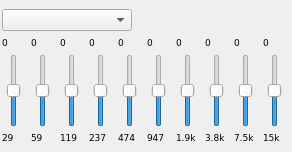
<?xml version="1.0" encoding="UTF-8"?>
<ui version="4.0">
 <class>GUI_Equalizer</class>
 <widget class="QDockWidget" name="GUI_Equalizer">
  <property name="geometry">
   <rect>
    <x>0</x>
    <y>0</y>
    <width>292</width>
    <height>152</height>
   </rect>
  </property>
  <property name="sizePolicy">
   <sizepolicy hsizetype="MinimumExpanding" vsizetype="Minimum">
    <horstretch>0</horstretch>
    <verstretch>0</verstretch>
   </sizepolicy>
  </property>
  <property name="minimumSize">
   <size>
    <width>292</width>
    <height>152</height>
   </size>
  </property>
  <property name="maximumSize">
   <size>
    <width>524287</width>
    <height>152</height>
   </size>
  </property>
  <property name="features">
   <set>QDockWidget::DockWidgetClosable|QDockWidget::DockWidgetVerticalTitleBar</set>
  </property>
  <property name="allowedAreas">
   <set>Qt::AllDockWidgetAreas</set>
  </property>
  <property name="windowTitle">
   <string>Equalizer</string>
  </property>
  <widget class="QWidget" name="dockWidgetContents">
   <property name="sizePolicy">
    <sizepolicy hsizetype="Preferred" vsizetype="Preferred">
     <horstretch>0</horstretch>
     <verstretch>0</verstretch>
    </sizepolicy>
   </property>
   <property name="maximumSize">
    <size>
     <width>16777215</width>
     <height>152</height>
    </size>
   </property>
   <layout class="QGridLayout" name="gridLayout" rowstretch="0,0,0,0,0,0,0,0" columnstretch="0,0,0,0,0,0,0,0,0,0,0" columnminimumwidth="0,0,0,0,0,0,0,0,0,0,0">
    <property name="sizeConstraint">
     <enum>QLayout::SetMaximumSize</enum>
    </property>
    <property name="leftMargin">
     <number>2</number>
    </property>
    <property name="topMargin">
     <number>8</number>
    </property>
    <property name="rightMargin">
     <number>0</number>
    </property>
    <property name="bottomMargin">
     <number>8</number>
    </property>
    <property name="horizontalSpacing">
     <number>0</number>
    </property>
    <property name="verticalSpacing">
     <number>5</number>
    </property>
    <item row="5" column="8">
     <widget class="QLabel" name="label_8">
      <property name="sizePolicy">
       <sizepolicy hsizetype="MinimumExpanding" vsizetype="Preferred">
        <horstretch>0</horstretch>
        <verstretch>0</verstretch>
       </sizepolicy>
      </property>
      <property name="font">
       <font>
        <family>DejaVu Sans</family>
        <pointsize>7</pointsize>
       </font>
      </property>
      <property name="layoutDirection">
       <enum>Qt::LeftToRight</enum>
      </property>
      <property name="text">
       <string>0</string>
      </property>
      <property name="alignment">
       <set>Qt::AlignLeading|Qt::AlignLeft|Qt::AlignVCenter</set>
      </property>
     </widget>
    </item>
    <item row="6" column="3">
     <widget class="QSlider" name="sli_2">
      <property name="sizePolicy">
       <sizepolicy hsizetype="MinimumExpanding" vsizetype="Expanding">
        <horstretch>0</horstretch>
        <verstretch>0</verstretch>
       </sizepolicy>
      </property>
      <property name="minimumSize">
       <size>
        <width>24</width>
        <height>65</height>
       </size>
      </property>
      <property name="maximumSize">
       <size>
        <width>24</width>
        <height>5000</height>
       </size>
      </property>
      <property name="minimum">
       <number>-24</number>
      </property>
      <property name="maximum">
       <number>24</number>
      </property>
      <property name="sliderPosition">
       <number>0</number>
      </property>
      <property name="orientation">
       <enum>Qt::Vertical</enum>
      </property>
      <property name="invertedAppearance">
       <bool>false</bool>
      </property>
     </widget>
    </item>
    <item row="6" column="9">
     <widget class="QSlider" name="sli_8">
      <property name="sizePolicy">
       <sizepolicy hsizetype="MinimumExpanding" vsizetype="Expanding">
        <horstretch>0</horstretch>
        <verstretch>0</verstretch>
       </sizepolicy>
      </property>
      <property name="minimumSize">
       <size>
        <width>24</width>
        <height>65</height>
       </size>
      </property>
      <property name="maximumSize">
       <size>
        <width>24</width>
        <height>5000</height>
       </size>
      </property>
      <property name="minimum">
       <number>-24</number>
      </property>
      <property name="maximum">
       <number>24</number>
      </property>
      <property name="sliderPosition">
       <number>0</number>
      </property>
      <property name="orientation">
       <enum>Qt::Vertical</enum>
      </property>
      <property name="invertedAppearance">
       <bool>false</bool>
      </property>
     </widget>
    </item>
    <item row="5" column="2">
     <widget class="QLabel" name="label_2">
      <property name="sizePolicy">
       <sizepolicy hsizetype="MinimumExpanding" vsizetype="Preferred">
        <horstretch>0</horstretch>
        <verstretch>0</verstretch>
       </sizepolicy>
      </property>
      <property name="font">
       <font>
        <family>DejaVu Sans</family>
        <pointsize>7</pointsize>
       </font>
      </property>
      <property name="layoutDirection">
       <enum>Qt::LeftToRight</enum>
      </property>
      <property name="text">
       <string>0</string>
      </property>
      <property name="alignment">
       <set>Qt::AlignLeading|Qt::AlignLeft|Qt::AlignVCenter</set>
      </property>
     </widget>
    </item>
    <item row="6" column="6">
     <widget class="QSlider" name="sli_5">
      <property name="sizePolicy">
       <sizepolicy hsizetype="MinimumExpanding" vsizetype="Expanding">
        <horstretch>0</horstretch>
        <verstretch>0</verstretch>
       </sizepolicy>
      </property>
      <property name="minimumSize">
       <size>
        <width>24</width>
        <height>65</height>
       </size>
      </property>
      <property name="maximumSize">
       <size>
        <width>24</width>
        <height>5000</height>
       </size>
      </property>
      <property name="minimum">
       <number>-24</number>
      </property>
      <property name="maximum">
       <number>24</number>
      </property>
      <property name="sliderPosition">
       <number>0</number>
      </property>
      <property name="orientation">
       <enum>Qt::Vertical</enum>
      </property>
      <property name="invertedAppearance">
       <bool>false</bool>
      </property>
     </widget>
    </item>
    <item row="5" column="7">
     <widget class="QLabel" name="label_7">
      <property name="sizePolicy">
       <sizepolicy hsizetype="MinimumExpanding" vsizetype="Preferred">
        <horstretch>0</horstretch>
        <verstretch>0</verstretch>
       </sizepolicy>
      </property>
      <property name="font">
       <font>
        <family>DejaVu Sans</family>
        <pointsize>7</pointsize>
       </font>
      </property>
      <property name="layoutDirection">
       <enum>Qt::LeftToRight</enum>
      </property>
      <property name="text">
       <string>0</string>
      </property>
      <property name="alignment">
       <set>Qt::AlignLeading|Qt::AlignLeft|Qt::AlignVCenter</set>
      </property>
     </widget>
    </item>
    <item row="5" column="1">
     <widget class="QLabel" name="label">
      <property name="sizePolicy">
       <sizepolicy hsizetype="MinimumExpanding" vsizetype="Preferred">
        <horstretch>0</horstretch>
        <verstretch>0</verstretch>
       </sizepolicy>
      </property>
      <property name="font">
       <font>
        <family>DejaVu Sans</family>
        <pointsize>7</pointsize>
       </font>
      </property>
      <property name="layoutDirection">
       <enum>Qt::LeftToRight</enum>
      </property>
      <property name="text">
       <string>0</string>
      </property>
      <property name="alignment">
       <set>Qt::AlignLeading|Qt::AlignLeft|Qt::AlignVCenter</set>
      </property>
     </widget>
    </item>
    <item row="5" column="10">
     <widget class="QLabel" name="label_10">
      <property name="sizePolicy">
       <sizepolicy hsizetype="MinimumExpanding" vsizetype="Preferred">
        <horstretch>0</horstretch>
        <verstretch>0</verstretch>
       </sizepolicy>
      </property>
      <property name="font">
       <font>
        <family>DejaVu Sans</family>
        <pointsize>7</pointsize>
       </font>
      </property>
      <property name="layoutDirection">
       <enum>Qt::LeftToRight</enum>
      </property>
      <property name="text">
       <string>0</string>
      </property>
      <property name="alignment">
       <set>Qt::AlignLeading|Qt::AlignLeft|Qt::AlignVCenter</set>
      </property>
     </widget>
    </item>
    <item row="5" column="3">
     <widget class="QLabel" name="label_3">
      <property name="sizePolicy">
       <sizepolicy hsizetype="MinimumExpanding" vsizetype="Preferred">
        <horstretch>0</horstretch>
        <verstretch>0</verstretch>
       </sizepolicy>
      </property>
      <property name="font">
       <font>
        <family>DejaVu Sans</family>
        <pointsize>7</pointsize>
       </font>
      </property>
      <property name="layoutDirection">
       <enum>Qt::LeftToRight</enum>
      </property>
      <property name="text">
       <string>0</string>
      </property>
      <property name="alignment">
       <set>Qt::AlignLeading|Qt::AlignLeft|Qt::AlignVCenter</set>
      </property>
     </widget>
    </item>
    <item row="6" column="7">
     <widget class="QSlider" name="sli_6">
      <property name="sizePolicy">
       <sizepolicy hsizetype="MinimumExpanding" vsizetype="Expanding">
        <horstretch>0</horstretch>
        <verstretch>0</verstretch>
       </sizepolicy>
      </property>
      <property name="minimumSize">
       <size>
        <width>24</width>
        <height>65</height>
       </size>
      </property>
      <property name="maximumSize">
       <size>
        <width>24</width>
        <height>5000</height>
       </size>
      </property>
      <property name="minimum">
       <number>-24</number>
      </property>
      <property name="maximum">
       <number>24</number>
      </property>
      <property name="sliderPosition">
       <number>0</number>
      </property>
      <property name="orientation">
       <enum>Qt::Vertical</enum>
      </property>
      <property name="invertedAppearance">
       <bool>false</bool>
      </property>
     </widget>
    </item>
    <item row="5" column="9">
     <widget class="QLabel" name="label_9">
      <property name="sizePolicy">
       <sizepolicy hsizetype="MinimumExpanding" vsizetype="Preferred">
        <horstretch>0</horstretch>
        <verstretch>0</verstretch>
       </sizepolicy>
      </property>
      <property name="font">
       <font>
        <family>DejaVu Sans</family>
        <pointsize>7</pointsize>
       </font>
      </property>
      <property name="layoutDirection">
       <enum>Qt::LeftToRight</enum>
      </property>
      <property name="text">
       <string>0</string>
      </property>
      <property name="alignment">
       <set>Qt::AlignLeading|Qt::AlignLeft|Qt::AlignVCenter</set>
      </property>
     </widget>
    </item>
    <item row="6" column="5">
     <widget class="QSlider" name="sli_4">
      <property name="sizePolicy">
       <sizepolicy hsizetype="MinimumExpanding" vsizetype="Expanding">
        <horstretch>0</horstretch>
        <verstretch>0</verstretch>
       </sizepolicy>
      </property>
      <property name="minimumSize">
       <size>
        <width>24</width>
        <height>65</height>
       </size>
      </property>
      <property name="maximumSize">
       <size>
        <width>24</width>
        <height>5000</height>
       </size>
      </property>
      <property name="minimum">
       <number>-24</number>
      </property>
      <property name="maximum">
       <number>24</number>
      </property>
      <property name="sliderPosition">
       <number>0</number>
      </property>
      <property name="orientation">
       <enum>Qt::Vertical</enum>
      </property>
      <property name="invertedAppearance">
       <bool>false</bool>
      </property>
     </widget>
    </item>
    <item row="6" column="2">
     <widget class="QSlider" name="sli_1">
      <property name="sizePolicy">
       <sizepolicy hsizetype="MinimumExpanding" vsizetype="Expanding">
        <horstretch>0</horstretch>
        <verstretch>0</verstretch>
       </sizepolicy>
      </property>
      <property name="minimumSize">
       <size>
        <width>24</width>
        <height>65</height>
       </size>
      </property>
      <property name="maximumSize">
       <size>
        <width>24</width>
        <height>5000</height>
       </size>
      </property>
      <property name="minimum">
       <number>-24</number>
      </property>
      <property name="maximum">
       <number>24</number>
      </property>
      <property name="sliderPosition">
       <number>0</number>
      </property>
      <property name="orientation">
       <enum>Qt::Vertical</enum>
      </property>
      <property name="invertedAppearance">
       <bool>false</bool>
      </property>
     </widget>
    </item>
    <item row="5" column="4">
     <widget class="QLabel" name="label_4">
      <property name="sizePolicy">
       <sizepolicy hsizetype="MinimumExpanding" vsizetype="Preferred">
        <horstretch>0</horstretch>
        <verstretch>0</verstretch>
       </sizepolicy>
      </property>
      <property name="font">
       <font>
        <family>DejaVu Sans</family>
        <pointsize>7</pointsize>
       </font>
      </property>
      <property name="layoutDirection">
       <enum>Qt::LeftToRight</enum>
      </property>
      <property name="text">
       <string>0</string>
      </property>
      <property name="alignment">
       <set>Qt::AlignLeading|Qt::AlignLeft|Qt::AlignVCenter</set>
      </property>
     </widget>
    </item>
    <item row="6" column="1">
     <widget class="QSlider" name="sli_0">
      <property name="sizePolicy">
       <sizepolicy hsizetype="Maximum" vsizetype="Expanding">
        <horstretch>0</horstretch>
        <verstretch>0</verstretch>
       </sizepolicy>
      </property>
      <property name="minimumSize">
       <size>
        <width>24</width>
        <height>65</height>
       </size>
      </property>
      <property name="maximumSize">
       <size>
        <width>24</width>
        <height>5000</height>
       </size>
      </property>
      <property name="minimum">
       <number>-24</number>
      </property>
      <property name="maximum">
       <number>24</number>
      </property>
      <property name="sliderPosition">
       <number>0</number>
      </property>
      <property name="orientation">
       <enum>Qt::Vertical</enum>
      </property>
      <property name="invertedAppearance">
       <bool>false</bool>
      </property>
     </widget>
    </item>
    <item row="5" column="5">
     <widget class="QLabel" name="label_5">
      <property name="sizePolicy">
       <sizepolicy hsizetype="MinimumExpanding" vsizetype="Preferred">
        <horstretch>0</horstretch>
        <verstretch>0</verstretch>
       </sizepolicy>
      </property>
      <property name="font">
       <font>
        <family>DejaVu Sans</family>
        <pointsize>7</pointsize>
       </font>
      </property>
      <property name="layoutDirection">
       <enum>Qt::LeftToRight</enum>
      </property>
      <property name="text">
       <string>0</string>
      </property>
      <property name="alignment">
       <set>Qt::AlignLeading|Qt::AlignLeft|Qt::AlignVCenter</set>
      </property>
     </widget>
    </item>
    <item row="6" column="4">
     <widget class="QSlider" name="sli_3">
      <property name="sizePolicy">
       <sizepolicy hsizetype="MinimumExpanding" vsizetype="Expanding">
        <horstretch>0</horstretch>
        <verstretch>0</verstretch>
       </sizepolicy>
      </property>
      <property name="minimumSize">
       <size>
        <width>24</width>
        <height>65</height>
       </size>
      </property>
      <property name="maximumSize">
       <size>
        <width>24</width>
        <height>5000</height>
       </size>
      </property>
      <property name="minimum">
       <number>-24</number>
      </property>
      <property name="maximum">
       <number>24</number>
      </property>
      <property name="sliderPosition">
       <number>0</number>
      </property>
      <property name="orientation">
       <enum>Qt::Vertical</enum>
      </property>
      <property name="invertedAppearance">
       <bool>false</bool>
      </property>
     </widget>
    </item>
    <item row="5" column="6">
     <widget class="QLabel" name="label_6">
      <property name="sizePolicy">
       <sizepolicy hsizetype="MinimumExpanding" vsizetype="Preferred">
        <horstretch>0</horstretch>
        <verstretch>0</verstretch>
       </sizepolicy>
      </property>
      <property name="font">
       <font>
        <family>DejaVu Sans</family>
        <pointsize>7</pointsize>
       </font>
      </property>
      <property name="layoutDirection">
       <enum>Qt::LeftToRight</enum>
      </property>
      <property name="text">
       <string>0</string>
      </property>
      <property name="alignment">
       <set>Qt::AlignLeading|Qt::AlignLeft|Qt::AlignVCenter</set>
      </property>
     </widget>
    </item>
    <item row="0" column="1" colspan="10">
     <layout class="QHBoxLayout" name="horizontalLayout">
      <property name="spacing">
       <number>5</number>
      </property>
      <item>
       <widget class="QComboBox" name="combo_presets">
        <property name="minimumSize">
         <size>
          <width>130</width>
          <height>0</height>
         </size>
        </property>
        <property name="maximumSize">
         <size>
          <width>5000</width>
          <height>16777215</height>
         </size>
        </property>
        <property name="focusPolicy">
         <enum>Qt::NoFocus</enum>
        </property>
       </widget>
      </item>
      <item>
       <spacer name="horizontalSpacer">
        <property name="orientation">
         <enum>Qt::Horizontal</enum>
        </property>
        <property name="sizeHint" stdset="0">
         <size>
          <width>40</width>
          <height>20</height>
         </size>
        </property>
       </spacer>
      </item>
      <item>
       <widget class="QPushButton" name="btn_preset">
        <property name="sizePolicy">
         <sizepolicy hsizetype="Fixed" vsizetype="Fixed">
          <horstretch>0</horstretch>
          <verstretch>0</verstretch>
         </sizepolicy>
        </property>
        <property name="minimumSize">
         <size>
          <width>24</width>
          <height>24</height>
         </size>
        </property>
        <property name="maximumSize">
         <size>
          <width>24</width>
          <height>24</height>
         </size>
        </property>
        <property name="focusPolicy">
         <enum>Qt::NoFocus</enum>
        </property>
        <property name="toolTip">
         <string>Save as custom</string>
        </property>
        <property name="text">
         <string notr="true"/>
        </property>
        <property name="iconSize">
         <size>
          <width>18</width>
          <height>18</height>
         </size>
        </property>
        <property name="flat">
         <bool>true</bool>
        </property>
       </widget>
      </item>
     </layout>
    </item>
    <item row="6" column="10">
     <widget class="QSlider" name="sli_9">
      <property name="sizePolicy">
       <sizepolicy hsizetype="MinimumExpanding" vsizetype="Expanding">
        <horstretch>0</horstretch>
        <verstretch>5</verstretch>
       </sizepolicy>
      </property>
      <property name="minimumSize">
       <size>
        <width>24</width>
        <height>65</height>
       </size>
      </property>
      <property name="maximumSize">
       <size>
        <width>24</width>
        <height>5000</height>
       </size>
      </property>
      <property name="sizeIncrement">
       <size>
        <width>0</width>
        <height>0</height>
       </size>
      </property>
      <property name="layoutDirection">
       <enum>Qt::LeftToRight</enum>
      </property>
      <property name="minimum">
       <number>-24</number>
      </property>
      <property name="maximum">
       <number>24</number>
      </property>
      <property name="sliderPosition">
       <number>0</number>
      </property>
      <property name="orientation">
       <enum>Qt::Vertical</enum>
      </property>
      <property name="invertedAppearance">
       <bool>false</bool>
      </property>
      <property name="tickPosition">
       <enum>QSlider::NoTicks</enum>
      </property>
     </widget>
    </item>
    <item row="6" column="8">
     <widget class="QSlider" name="sli_7">
      <property name="sizePolicy">
       <sizepolicy hsizetype="MinimumExpanding" vsizetype="Expanding">
        <horstretch>0</horstretch>
        <verstretch>0</verstretch>
       </sizepolicy>
      </property>
      <property name="minimumSize">
       <size>
        <width>24</width>
        <height>65</height>
       </size>
      </property>
      <property name="maximumSize">
       <size>
        <width>24</width>
        <height>5000</height>
       </size>
      </property>
      <property name="minimum">
       <number>-24</number>
      </property>
      <property name="maximum">
       <number>24</number>
      </property>
      <property name="sliderPosition">
       <number>0</number>
      </property>
      <property name="orientation">
       <enum>Qt::Vertical</enum>
      </property>
      <property name="invertedAppearance">
       <bool>false</bool>
      </property>
     </widget>
    </item>
    <item row="7" column="1">
     <widget class="QLabel" name="label_11">
      <property name="sizePolicy">
       <sizepolicy hsizetype="MinimumExpanding" vsizetype="Preferred">
        <horstretch>0</horstretch>
        <verstretch>0</verstretch>
       </sizepolicy>
      </property>
      <property name="font">
       <font>
        <family>DejaVu Sans</family>
        <pointsize>7</pointsize>
       </font>
      </property>
      <property name="text">
       <string>29</string>
      </property>
      <property name="alignment">
       <set>Qt::AlignLeading|Qt::AlignLeft|Qt::AlignVCenter</set>
      </property>
     </widget>
    </item>
    <item row="7" column="2">
     <widget class="QLabel" name="label_12">
      <property name="sizePolicy">
       <sizepolicy hsizetype="MinimumExpanding" vsizetype="Preferred">
        <horstretch>0</horstretch>
        <verstretch>0</verstretch>
       </sizepolicy>
      </property>
      <property name="font">
       <font>
        <family>DejaVu Sans</family>
        <pointsize>7</pointsize>
       </font>
      </property>
      <property name="text">
       <string>59</string>
      </property>
      <property name="alignment">
       <set>Qt::AlignLeading|Qt::AlignLeft|Qt::AlignVCenter</set>
      </property>
     </widget>
    </item>
    <item row="7" column="3">
     <widget class="QLabel" name="label_13">
      <property name="sizePolicy">
       <sizepolicy hsizetype="MinimumExpanding" vsizetype="Preferred">
        <horstretch>0</horstretch>
        <verstretch>0</verstretch>
       </sizepolicy>
      </property>
      <property name="font">
       <font>
        <family>DejaVu Sans</family>
        <pointsize>7</pointsize>
       </font>
      </property>
      <property name="text">
       <string>119</string>
      </property>
      <property name="alignment">
       <set>Qt::AlignLeading|Qt::AlignLeft|Qt::AlignVCenter</set>
      </property>
     </widget>
    </item>
    <item row="7" column="4">
     <widget class="QLabel" name="label_14">
      <property name="sizePolicy">
       <sizepolicy hsizetype="MinimumExpanding" vsizetype="Preferred">
        <horstretch>0</horstretch>
        <verstretch>0</verstretch>
       </sizepolicy>
      </property>
      <property name="font">
       <font>
        <family>DejaVu Sans</family>
        <pointsize>7</pointsize>
       </font>
      </property>
      <property name="text">
       <string>237</string>
      </property>
      <property name="alignment">
       <set>Qt::AlignLeading|Qt::AlignLeft|Qt::AlignVCenter</set>
      </property>
     </widget>
    </item>
    <item row="7" column="5">
     <widget class="QLabel" name="label_15">
      <property name="sizePolicy">
       <sizepolicy hsizetype="MinimumExpanding" vsizetype="Preferred">
        <horstretch>0</horstretch>
        <verstretch>0</verstretch>
       </sizepolicy>
      </property>
      <property name="font">
       <font>
        <family>DejaVu Sans</family>
        <pointsize>7</pointsize>
       </font>
      </property>
      <property name="text">
       <string>474</string>
      </property>
      <property name="alignment">
       <set>Qt::AlignLeading|Qt::AlignLeft|Qt::AlignVCenter</set>
      </property>
     </widget>
    </item>
    <item row="7" column="6">
     <widget class="QLabel" name="label_16">
      <property name="sizePolicy">
       <sizepolicy hsizetype="MinimumExpanding" vsizetype="Preferred">
        <horstretch>0</horstretch>
        <verstretch>0</verstretch>
       </sizepolicy>
      </property>
      <property name="font">
       <font>
        <family>DejaVu Sans</family>
        <pointsize>7</pointsize>
       </font>
      </property>
      <property name="text">
       <string>947</string>
      </property>
      <property name="alignment">
       <set>Qt::AlignLeading|Qt::AlignLeft|Qt::AlignVCenter</set>
      </property>
     </widget>
    </item>
    <item row="7" column="7">
     <widget class="QLabel" name="label_17">
      <property name="sizePolicy">
       <sizepolicy hsizetype="MinimumExpanding" vsizetype="Preferred">
        <horstretch>0</horstretch>
        <verstretch>0</verstretch>
       </sizepolicy>
      </property>
      <property name="font">
       <font>
        <family>DejaVu Sans</family>
        <pointsize>7</pointsize>
       </font>
      </property>
      <property name="text">
       <string>1.9k</string>
      </property>
      <property name="alignment">
       <set>Qt::AlignLeading|Qt::AlignLeft|Qt::AlignVCenter</set>
      </property>
     </widget>
    </item>
    <item row="7" column="8">
     <widget class="QLabel" name="label_18">
      <property name="sizePolicy">
       <sizepolicy hsizetype="MinimumExpanding" vsizetype="Preferred">
        <horstretch>0</horstretch>
        <verstretch>0</verstretch>
       </sizepolicy>
      </property>
      <property name="font">
       <font>
        <family>DejaVu Sans</family>
        <pointsize>7</pointsize>
       </font>
      </property>
      <property name="text">
       <string>3.8k</string>
      </property>
      <property name="alignment">
       <set>Qt::AlignLeading|Qt::AlignLeft|Qt::AlignVCenter</set>
      </property>
     </widget>
    </item>
    <item row="7" column="9">
     <widget class="QLabel" name="label_19">
      <property name="sizePolicy">
       <sizepolicy hsizetype="MinimumExpanding" vsizetype="Preferred">
        <horstretch>0</horstretch>
        <verstretch>0</verstretch>
       </sizepolicy>
      </property>
      <property name="font">
       <font>
        <family>DejaVu Sans</family>
        <pointsize>7</pointsize>
       </font>
      </property>
      <property name="text">
       <string>7.5k</string>
      </property>
      <property name="alignment">
       <set>Qt::AlignLeading|Qt::AlignLeft|Qt::AlignVCenter</set>
      </property>
     </widget>
    </item>
    <item row="7" column="10">
     <widget class="QLabel" name="label_20">
      <property name="sizePolicy">
       <sizepolicy hsizetype="MinimumExpanding" vsizetype="Preferred">
        <horstretch>0</horstretch>
        <verstretch>0</verstretch>
       </sizepolicy>
      </property>
      <property name="font">
       <font>
        <family>DejaVu Sans</family>
        <pointsize>7</pointsize>
       </font>
      </property>
      <property name="text">
       <string>15k</string>
      </property>
      <property name="alignment">
       <set>Qt::AlignLeading|Qt::AlignLeft|Qt::AlignVCenter</set>
      </property>
     </widget>
    </item>
   </layout>
  </widget>
 </widget>
 <resources/>
 <connections/>
</ui>
